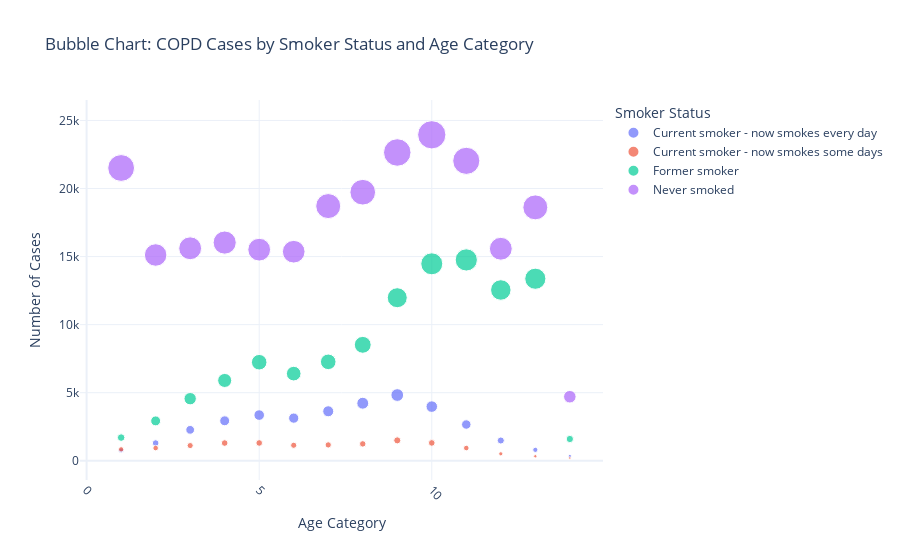

The notebook cell this image was saved under:
### Code cell
DATA1["SmokerStatus_Label"] = DATA1["SmokerStatus"].map(reverse_SmokerStatus_mapping)
data = (DATA1.groupby(['SmokerStatus_Label', 'AgeCategory'])['HadCOPD'].count().reset_index())
data.columns = ['SmokerStatus', 'AgeCategory', 'HadCOPD']

data['text'] = ("Smoker Status: " + data['SmokerStatus'].astype(str)+ "<br>Age Category: " + data['AgeCategory'].astype(str)+ "<br>Count: " + data['HadCOPD'].astype(str))

fig = px.scatter(
    data,
    x="AgeCategory",
    y="HadCOPD",
    size="HadCOPD",
    color="SmokerStatus",
    hover_name="SmokerStatus",
    hover_data={'text': True},
    title="Bubble Chart: COPD Cases by Smoker Status and Age Category",
    labels={"AgeCategory": "Age Category", "HadCOPD": "Number of Cases"},
    size_max=20,
    template="plotly_white"
)

fig.update_traces(marker=dict(opacity=0.7))
fig.update_xaxes(tickangle=45)
fig.update_layout(legend_title="Smoker Status")
fig.show()

### Figure 1 — Plotly figure (JSON) as saved in the notebook; plotly's stock layout.template omitted (floating-point values rounded to 4 significant figures)
{"data": [{"customdata": [["Smoker Status: Current smoker - now smokes every day<br>Age Category: 1<br>Count: 761"], ["Smoker Status: Current smoker - now smokes every day<br>Age Category: 2<br>Count: 1300"], ["Smoker Status: Current smoker - now smokes every day<br>Age Category: 3<br>Count: 2272"], ["Smoker Status: Current smoker - now smokes every day<br>Age Category: 4<br>Count: 2936"], ["Smoker Status: Current smoker - now smokes every day<br>Age Category: 5<br>Count: 3356"], ["Smoker Status: Current smoker - now smokes every day<br>Age Category: 6<br>Count: 3132"], ["Smoker Status: Current smoker - now smokes every day<br>Age Category: 7<br>Count: 3635"], ["Smoker Status: Current smoker - now smokes every day<br>Age Category: 8<br>Count: 4227"], ["Smoker Status: Current smoker - now smokes every day<br>Age Category: 9<br>Count: 4828"], ["Smoker Status: Current smoker - now smokes every day<br>Age Category: 10<br>Count: 3978"], ["Smoker Status: Current smoker - now smokes every day<br>Age Category: 11<br>Count: 2662"], ["Smoker Status: Current smoker - now smokes every day<br>Age Category: 12<br>Count: 1488"], ["Smoker Status: Current smoker - now smokes every day<br>Age Category: 13<br>Count: 802"], ["Smoker Status: Current smoker - now smokes every day<br>Age Category: 14<br>Count: 342"]], "hovertemplate": "<b>%{hovertext}</b><br><br>SmokerStatus=Current smoker - now smokes every day<br>Age Category=%{x}<br>Number of Cases=%{marker.size}<br>text=%{customdata[0]}<extra></extra>", "hovertext": ["Current smoker - now smokes every day", "Current smoker - now smokes every day", "Current smoker - now smokes every day", "Current smoker - now smokes every day", "Current smoker - now smokes every day", "Current smoker - now smokes every day", "Current smoker - now smokes every day", "Current smoker - now smokes every day", "Current smoker - now smokes every day", "Current smoker - now smokes every day", "Current smoker - now smokes every day", "Current smoker - now smokes every day", "Current smoker - now smokes every day", "Current smoker - now smokes every day"], "legendgroup": "Current smoker - now smokes every day", "marker": {"color": "#636efa", "opacity": 0.7, "size": [761, 1300, 2272, 2936, 3356, 3132, 3635, 4227, 4828, 3978, 2662, 1488, 802, 342], "sizemode": "area", "sizeref": 59.86, "symbol": "circle"}, "mode": "markers", "name": "Current smoker - now smokes every day", "orientation": "v", "showlegend": true, "type": "scatter", "x": [1, 2, 3, 4, 5, 6, 7, 8, 9, 10, 11, 12, 13, 14], "xaxis": "x", "y": [761, 1300, 2272, 2936, 3356, 3132, 3635, 4227, 4828, 3978, 2662, 1488, 802, 342], "yaxis": "y"}, {"customdata": [["Smoker Status: Current smoker - now smokes some days<br>Age Category: 1<br>Count: 841"], ["Smoker Status: Current smoker - now smokes some days<br>Age Category: 2<br>Count: 933"], ["Smoker Status: Current smoker - now smokes some days<br>Age Category: 3<br>Count: 1116"], ["Smoker Status: Current smoker - now smokes some days<br>Age Category: 4<br>Count: 1302"], ["Smoker Status: Current smoker - now smokes some days<br>Age Category: 5<br>Count: 1307"], ["Smoker Status: Current smoker - now smokes some days<br>Age Category: 6<br>Count: 1138"], ["Smoker Status: Current smoker - now smokes some days<br>Age Category: 7<br>Count: 1165"], ["Smoker Status: Current smoker - now smokes some days<br>Age Category: 8<br>Count: 1240"], ["Smoker Status: Current smoker - now smokes some days<br>Age Category: 9<br>Count: 1498"], ["Smoker Status: Current smoker - now smokes some days<br>Age Category: 10<br>Count: 1310"], ["Smoker Status: Current smoker - now smokes some days<br>Age Category: 11<br>Count: 935"], ["Smoker Status: Current smoker - now smokes some days<br>Age Category: 12<br>Count: 511"], ["Smoker Status: Current smoker - now smokes some days<br>Age Category: 13<br>Count: 332"], ["Smoker Status: Current smoker - now smokes some days<br>Age Category: 14<br>Count: 203"]], "hovertemplate": "<b>%{hovertext}</b><br><br>SmokerStatus=Current smoker - now smokes some days<br>Age Category=%{x}<br>Number of Cases=%{marker.size}<br>text=%{customdata[0]}<extra></extra>", "hovertext": ["Current smoker - now smokes some days", "Current smoker - now smokes some days", "Current smoker - now smokes some days", "Current smoker - now smokes some days", "Current smoker - now smokes some days", "Current smoker - now smokes some days", "Current smoker - now smokes some days", "Current smoker - now smokes some days", "Current smoker - now smokes some days", "Current smoker - now smokes some days", "Current smoker - now smokes some days", "Current smoker - now smokes some days", "Current smoker - now smokes some days", "Current smoker - now smokes some days"], "legendgroup": "Current smoker - now smokes some days", "marker": {"color": "#EF553B", "opacity": 0.7, "size": [841, 933, 1116, 1302, 1307, 1138, 1165, 1240, 1498, 1310, 935, 511, 332, 203], "sizemode": "area", "sizeref": 59.86, "symbol": "circle"}, "mode": "markers", "name": "Current smoker - now smokes some days", "orientation": "v", "showlegend": true, "type": "scatter", "x": [1, 2, 3, 4, 5, 6, 7, 8, 9, 10, 11, 12, 13, 14], "xaxis": "x", "y": [841, 933, 1116, 1302, 1307, 1138, 1165, 1240, 1498, 1310, 935, 511, 332, 203], "yaxis": "y"}, {"customdata": [["Smoker Status: Former smoker<br>Age Category: 1<br>Count: 1703"], ["Smoker Status: Former smoker<br>Age Category: 2<br>Count: 2928"], ["Smoker Status: Former smoker<br>Age Category: 3<br>Count: 4560"], ["Smoker Status: Former smoker<br>Age Category: 4<br>Count: 5900"], ["Smoker Status: Former smoker<br>Age Category: 5<br>Count: 7239"], ["Smoker Status: Former smoker<br>Age Category: 6<br>Count: 6401"], ["Smoker Status: Former smoker<br>Age Category: 7<br>Count: 7267"], ["Smoker Status: Former smoker<br>Age Category: 8<br>Count: 8516"], ["Smoker Status: Former smoker<br>Age Category: 9<br>Count: 11978"], ["Smoker Status: Former smoker<br>Age Category: 10<br>Count: 14467"], ["Smoker Status: Former smoker<br>Age Category: 11<br>Count: 14753"], ["Smoker Status: Former smoker<br>Age Category: 12<br>Count: 12546"], ["Smoker Status: Former smoker<br>Age Category: 13<br>Count: 13371"], ["Smoker Status: Former smoker<br>Age Category: 14<br>Count: 1598"]], "hovertemplate": "<b>%{hovertext}</b><br><br>SmokerStatus=Former smoker<br>Age Category=%{x}<br>Number of Cases=%{marker.size}<br>text=%{customdata[0]}<extra></extra>", "hovertext": ["Former smoker", "Former smoker", "Former smoker", "Former smoker", "Former smoker", "Former smoker", "Former smoker", "Former smoker", "Former smoker", "Former smoker", "Former smoker", "Former smoker", "Former smoker", "Former smoker"], "legendgroup": "Former smoker", "marker": {"color": "#00cc96", "opacity": 0.7, "size": [1703, 2928, 4560, 5900, 7239, 6401, 7267, 8516, 11978, 14467, 14753, 12546, 13371, 1598], "sizemode": "area", "sizeref": 59.86, "symbol": "circle"}, "mode": "markers", "name": "Former smoker", "orientation": "v", "showlegend": true, "type": "scatter", "x": [1, 2, 3, 4, 5, 6, 7, 8, 9, 10, 11, 12, 13, 14], "xaxis": "x", "y": [1703, 2928, 4560, 5900, 7239, 6401, 7267, 8516, 11978, 14467, 14753, 12546, 13371, 1598], "yaxis": "y"}, {"customdata": [["Smoker Status: Never smoked<br>Age Category: 1<br>Count: 21507"], ["Smoker Status: Never smoked<br>Age Category: 2<br>Count: 15115"], ["Smoker Status: Never smoked<br>Age Category: 3<br>Count: 15608"], ["Smoker Status: Never smoked<br>Age Category: 4<br>Count: 16028"], ["Smoker Status: Never smoked<br>Age Category: 5<br>Count: 15507"], ["Smoker Status: Never smoked<br>Age Category: 6<br>Count: 15357"], ["Smoker Status: Never smoked<br>Age Category: 7<br>Count: 18709"], ["Smoker Status: Never smoked<br>Age Category: 8<br>Count: 19727"], ["Smoker Status: Never smoked<br>Age Category: 9<br>Count: 22645"], ["Smoker Status: Never smoked<br>Age Category: 10<br>Count: 23944"], ["Smoker Status: Never smoked<br>Age Category: 11<br>Count: 22032"], ["Smoker Status: Never smoked<br>Age Category: 12<br>Count: 15575"], ["Smoker Status: Never smoked<br>Age Category: 13<br>Count: 18613"], ["Smoker Status: Never smoked<br>Age Category: 14<br>Count: 4704"]], "hovertemplate": "<b>%{hovertext}</b><br><br>SmokerStatus=Never smoked<br>Age Category=%{x}<br>Number of Cases=%{marker.size}<br>text=%{customdata[0]}<extra></extra>", "hovertext": ["Never smoked", "Never smoked", "Never smoked", "Never smoked", "Never smoked", "Never smoked", "Never smoked", "Never smoked", "Never smoked", "Never smoked", "Never smoked", "Never smoked", "Never smoked", "Never smoked"], "legendgroup": "Never smoked", "marker": {"color": "#ab63fa", "opacity": 0.7, "size": [21507, 15115, 15608, 16028, 15507, 15357, 18709, 19727, 22645, 23944, 22032, 15575, 18613, 4704], "sizemode": "area", "sizeref": 59.86, "symbol": "circle"}, "mode": "markers", "name": "Never smoked", "orientation": "v", "showlegend": true, "type": "scatter", "x": [1, 2, 3, 4, 5, 6, 7, 8, 9, 10, 11, 12, 13, 14], "xaxis": "x", "y": [21507, 15115, 15608, 16028, 15507, 15357, 18709, 19727, 22645, 23944, 22032, 15575, 18613, 4704], "yaxis": "y"}], "layout": {"legend": {"itemsizing": "constant", "title": {"text": "Smoker Status"}, "tracegroupgap": 0}, "title": {"text": "Bubble Chart: COPD Cases by Smoker Status and Age Category"}, "xaxis": {"anchor": "y", "domain": [0, 1], "tickangle": 45, "title": {"text": "Age Category"}}, "yaxis": {"anchor": "x", "domain": [0, 1], "title": {"text": "Number of Cases"}}}}
